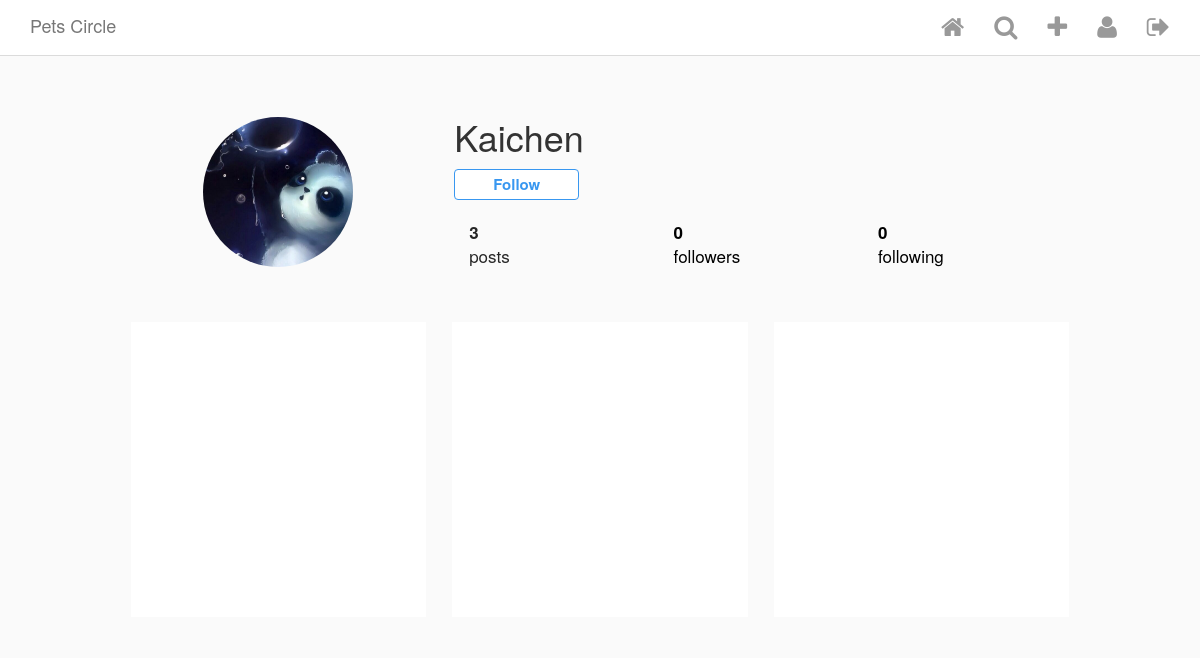
Page /user/1/ (signed in) on the committed database.
### instagram/models.py (models this page shows, shortened)
class instagramUser(AbstractUser):
    profile_pic = ProcessedImageField(
        upload_to='static/images/profiles',
        format='JPEG',
        options={'quality':100},
        blank=True,
        null=True
    )
    def get_followees(self):
        followees = UserConnection.objects.filter(follower=self)
        return followees
    def get_followers(self):
        followers = UserConnection.objects.filter(followee = self)
        return followers

class Post(models.Model):
    author = models.ForeignKey(
        instagramUser,
        on_delete = models.CASCADE,
        related_name = 'my_posts'
    )
    title = models.TextField(blank=True, null=True)
    image = ProcessedImageField(
        upload_to='static/images/posts',
        format='JPEG',
        options={'quality':100},
        blank=True,
        null=True
    )
    posted_on = models.DateTimeField(
        auto_now_add=True,
        editable=False,
    )
    def get_like_count(self):
        return self.likes.count()

### instagram/views.py (the view)
# urls.py: path('user/<int:pk>/', UserDetailView.as_view(), name = 'Detail User'),
class UserDetailView(DetailView):
    model = instagramUser
    template_name = 'user_detail.html'

### instagram/templatetags/custom_tags.py (called while the page is built)
@register.simple_tag
def is_following(current_user, background_user):
    return background_user.get_followers().filter(follower=current_user).exists()

### templates/user_detail.html (shortened to what this page needs)
{% extends 'base.html' %}
{% load custom_tags %}
{% block content %}
<div class="profile">
    <div class="profile__head">
        <div class="row">
            <div class="col-xs-4 left">
                {% if object.profile_pic %}
                    <img class="picture-circle" src="/{{object.profile_pic}}">
                {% endif %}
            </div>
            <div class="col-xs-8 right">
                <div class="name-buttons">
                    <h1 class="username">{{ object.username }}</h1>
                    {% if user == object %}
                        <a class="edit-desktop" href="{%url 'Update' object.pk %}">
                            <button class="edit-profile">Edit Profile</button>
                        </a>
                    {% else %}
                        {% is_following user object as following %}
                        <div class="follow-toggle__container">
                            <button class="btn btn-primary {% if not following %}follow-user{% else %}unfollow-user{% endif %}" id="{{ object.pk }}">
                                {% if following %}
                                    Unfollow
                                {% else %}
                                    Follow
                                {% endif %}
                            </button>
                        </div>
                    {% endif %}
                </div>
                <div>
                    <ul class="stats">
                        <div class="col-xs-4"><li class="stats__count"><span>{{ object.my_posts.count }}</span><br> posts</li></div>
                        <div class="col-xs-4"><a href="/" style="text-decoration: none; color: black;"><li class="stats__count"><span class="follower_count" id="follower_id">{{ object.get_followers.count }}</span><br> followers</li></a></div>
                        <div class="col-xs-4"><a href="/" style="text-decoration: none; color: black;"><li class="stats__count"><span>{{ object.get_followees.count }}</span><br> following</li></a></div>
                    </ul>
                </div>
            </div>
        </div>
    </div>
    <div class="profile__body">
        <div class="row">
        {% for post in object.my_posts.all %}
            <div class="col-xs-4">
                <div class="picture-square" style="background-image: url(http://{{ request.META.HTTP_HOST }}/{{ post.image }}); background-size: contain;">
                </div>
            </div>
        {% endfor %}
        </div>
    </div>
</div>
{% endblock content %}

### static/css/style.css (style rules this page uses)
.unfollow-user, .follow-user, .generic-button { font-weight: bold; font-size: 15px; outline: none; }
.follow-user, .generic-button { background-color: #fff; border-color: #3897f0; color: #3897f0; padding: 4px 38px; }
html { height: 100%; }
body { min-height: 100%; background-color: #fafafa; }
.picture-circle, .picture-circle--medium, .picture-circle--small { border-radius: 100%; width: 150px; height: 150px; }
.picture-square { position: relative; background-repeat: no-repeat; background-position: center center; background-color: #fff; cursor: pointer; }
.picture-square:after { content: ""; display: block; padding-bottom: 100%; }
.profile { max-width: 975px; padding: 60px 20px 0; margin: 0 auto; }
.profile__head { margin-bottom: 40px; }
.profile__head .left { text-align: center; }
.profile__head h1, .profile__head .edit-profile, .profile__head .options-bubble { vertical-align: middle; }
.profile__head h1 { display: inline-block; margin: 0; }
.profile__head .name-buttons { margin-bottom: 20px; }
.profile__body > .row > .col-xs-4 { padding: 13px; }
.profile .follow-toggle__container { margin-top: 12px; }
.stats { list-style: none; margin: 0; margin-bottom: 20px; padding: 0; }
.stats > * { font-size: 17px; color: #262626; }
.stats .stats__count { display: inline-block; margin-right: 40px; }
.stats .stats__count span { font-weight: bold; }

### rows in the picture
instagramUser: profile_pic (picture), username "Kaichen", my_posts.count "3", get_followers.count "0", get_followees.count "0"
